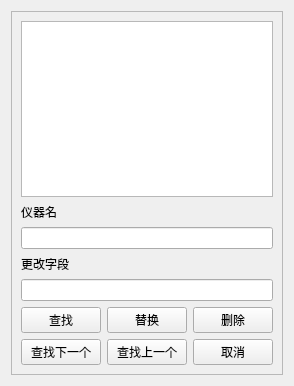
<?xml version="1.0" encoding="UTF-8"?>
<ui version="4.0">
 <class>view::equipment::kchangemanage</class>
 <widget class="QWidget" name="view::equipment::kchangemanage">
  <property name="geometry">
   <rect>
    <x>0</x>
    <y>0</y>
    <width>274</width>
    <height>386</height>
   </rect>
  </property>
  <property name="windowTitle">
   <string>Form</string>
  </property>
  <layout class="QVBoxLayout" name="verticalLayout">
   <item>
    <widget class="QFrame" name="frame">
     <property name="frameShape">
      <enum>QFrame::Shape::StyledPanel</enum>
     </property>
     <property name="frameShadow">
      <enum>QFrame::Shadow::Raised</enum>
     </property>
     <layout class="QGridLayout" name="gridLayout">
      <item row="1" column="0">
       <widget class="QLabel" name="label">
        <property name="text">
         <string>仪器名</string>
        </property>
       </widget>
      </item>
      <item row="3" column="0">
       <widget class="QLabel" name="changeline">
        <property name="text">
         <string>更改字段</string>
        </property>
       </widget>
      </item>
      <item row="6" column="0">
       <widget class="QPushButton" name="next">
        <property name="text">
         <string>查找下一个</string>
        </property>
       </widget>
      </item>
      <item row="0" column="0" colspan="3">
       <widget class="QTableView" name="tableView_change"/>
      </item>
      <item row="5" column="1">
       <widget class="QPushButton" name="change">
        <property name="text">
         <string>替换</string>
        </property>
       </widget>
      </item>
      <item row="5" column="0">
       <widget class="QPushButton" name="find">
        <property name="text">
         <string>查找</string>
        </property>
       </widget>
      </item>
      <item row="4" column="0" colspan="3">
       <widget class="QLineEdit" name="changeValueEdit"/>
      </item>
      <item row="5" column="2">
       <widget class="QPushButton" name="deleteButton">
        <property name="text">
         <string>删除</string>
        </property>
       </widget>
      </item>
      <item row="2" column="0" colspan="3">
       <widget class="QLineEdit" name="equipmentNameEdit"/>
      </item>
      <item row="6" column="1">
       <widget class="QPushButton" name="before">
        <property name="text">
         <string>查找上一个</string>
        </property>
       </widget>
      </item>
      <item row="6" column="2">
       <widget class="QPushButton" name="cancelButton">
        <property name="text">
         <string>取消</string>
        </property>
       </widget>
      </item>
     </layout>
    </widget>
   </item>
  </layout>
 </widget>
 <resources/>
 <connections/>
</ui>
